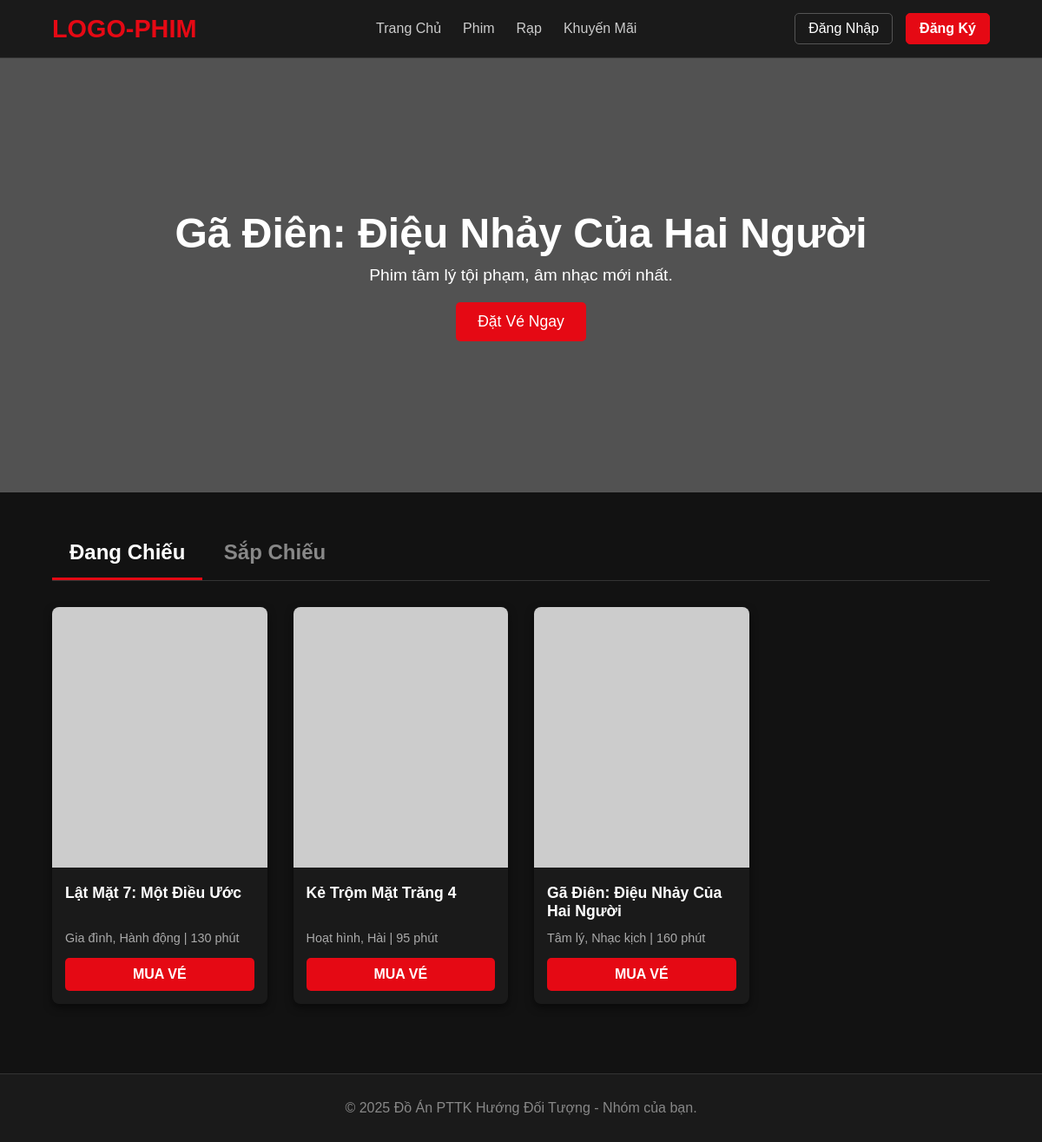
The page / on the database its author committed.
### tables this page shows
CREATE TABLE `phim` (
  `Id` int(11) NOT NULL,
  `TenPhim` varchar(255) NOT NULL,
  `MoTa` text DEFAULT NULL,
  `TheLoai` varchar(100) DEFAULT NULL,
  `ThoiLuong` int(11) DEFAULT NULL,
  `NgayKhoiChieu` date DEFAULT NULL,
  `PosterUrl` varchar(255) DEFAULT NULL,
  `XepHang` varchar(10) DEFAULT NULL
);

### BACKEND/Database.php (called while the page is built, shortened)
<?php
class Database {
    private $host = "localhost";
    private $db_name = "bookingfilm";
    private $username = "root";
    private $password = "";
    public function getConnection() {
        $this->conn = null;
        try {
            $this->conn = new mysqli($this->host, $this->username, $this->password, $this->db_name);
            $this->conn->set_charset("utf8mb4");
        } catch(Exception $e) {
            echo "Lỗi kết nối CSDL: " . $e->getMessage();
        }
        return $this->conn;
    }
}
?>

### BACKEND/DAO/PhimDAO.php (called while the page is built, shortened)
<?php
include_once __DIR__ . '/../Database.php';
include_once __DIR__ . '/../DTO/Phim.php';
class PhimDAO {
    private $db;
    public function __construct() {
        $this->db = (new Database())->getConnection();
    }
    public function getPhimDangChieu() {
        $sql = "SELECT * FROM Phim WHERE NgayKhoiChieu <= CURDATE()";
        $result = $this->db->query($sql);
        $phimList = [];
        if ($result->num_rows > 0) {
            while($row = $result->fetch_assoc()) {
                $phim = new Phim();
                $phim->setId($row['Id']);
                $phim->setTenPhim($row['TenPhim']);
                $phim->setPosterUrl($row['PosterUrl']);
                $phim->setTheLoai($row['TheLoai']);
                $phim->setThoiLuong($row['ThoiLuong']);
                $phimList[] = $phim;
            }
        }
        return $phimList;
    }
    public function getPhimSapChieu() {
        $this->db = (new Database())->getConnection();
        $sql = "SELECT * FROM Phim WHERE NgayKhoiChieu > CURDATE()";
        $result = $this->db->query($sql);
        $phimList = [];
        if ($result->num_rows > 0) {
            while($row = $result->fetch_assoc()) {
                $phim = new Phim();
                $phim->setId($row['Id']);
                $phim->setTenPhim($row['TenPhim']);
                $phim->setPosterUrl($row['PosterUrl']);
                $phim->setTheLoai($row['TheLoai']);
                $phim->setThoiLuong($row['ThoiLuong']);
                $phimList[] = $phim;
            }
        }
        return $phimList;
    }
}
?>

### BACKEND/DTO/Phim.php (called while the page is built, shortened)
<?php
class Phim {
    private $Id;
    private $TenPhim;
    private $TheLoai;
    private $ThoiLuong;
    private $PosterUrl;
    public function getId() { return $this->Id; }
    public function getTenPhim() { return $this->TenPhim; }
    public function getTheLoai() { return $this->TheLoai; }
    public function getThoiLuong() { return $this->ThoiLuong; }
    public function getPosterUrl() { return $this->PosterUrl; }
    public function setId($id) { $this->Id = $id; }
    public function setTenPhim($tenPhim) { $this->TenPhim = $tenPhim; }
    public function setTheLoai($theLoai) { $this->TheLoai = $theLoai; }
    public function setThoiLuong($thoiLuong) { $this->ThoiLuong = $thoiLuong; }
    public function setPosterUrl($url) { $this->PosterUrl = $url; }
}
?>

### index.php (the view, shortened to what this page needs)
<?php
include 'TEMPLATES/header.php';
include_once __DIR__ . '/BACKEND/DAO/PhimDAO.php';
$phimDAO = new PhimDAO();
$list_dang_chieu = $phimDAO->getPhimDangChieu();
?>
<section class="hero-banner">
    <h1>Gã Điên: Điệu Nhảy Của Hai Người</h1>
    <p>Phim tâm lý tội phạm, âm nhạc mới nhất.</p>
    <a href="USER/movie-details.php?id=3" class="btn-primary">Đặt Vé Ngay</a>
</section>
<main class="movie-section container">
    <div class="movie-tabs">
        <button class="tab-btn active" data-target="#grid-dang-chieu">Đang Chiếu</button>
        <button class="tab-btn" data-target="#grid-sap-chieu">Sắp Chiếu</button>
    </div>
    <div class="movie-grid" id="grid-dang-chieu">
        <?php
        if (count($list_dang_chieu) > 0) {
            foreach($list_dang_chieu as $phim) {
                echo '<div class="movie-card">';
                echo '    <img class="poster" src="' . htmlspecialchars($phim->getPosterUrl()) . '" alt="Poster Phim">';
                echo '    <div class="movie-info">';
                echo '        <h3>' . htmlspecialchars($phim->getTenPhim()) . '</h3>';
                echo '        <p>' . htmlspecialchars($phim->getTheLoai()) . ' | ' . $phim->getThoiLuong() . ' phút</p>';
                echo '        <a href="USER/movie-details.php?id=' . $phim->getId() . '" class="btn-buy">MUA VÉ</a>';
                echo '    </div>';
                echo '</div>';
            }
        } else {
            echo "<p>Chưa có phim đang chiếu.</p>";
        }
        ?>
    </div>
</main>
<?php
include 'TEMPLATES/footer.php';
?>

### TEMPLATES/header.php (style rules this page uses)
* { box-sizing: border-box; margin: 0; padding: 0; }
body { font-family: Arial, sans-serif; background-color: #121212; color: #ffffff; min-height: 100vh; display: flex; flex-direction: column; }
.container { width: 90%; max-width: 1200px; margin: 0 auto; }
main, .main-content { flex-grow: 1; }

### index.php (style rules this page uses)
.container { width: 90%; max-width: 1200px; margin: 0 auto; }
.hero-banner { height: 500px; background: linear-gradient(rgba(0,0,0,0.6), rgba(0,0,0,0.6)), url('https://via.placeholder.com/1500x500.png?text=Phim+Bom+Tan') center center/cover; display: flex; flex-direction: column; justify-content: center; align-items: center; text-align: center; padding: 20px; }
.hero-banner h1 { font-size: 3rem; margin-bottom: 10px; }
.hero-banner p { font-size: 1.2rem; margin-bottom: 20px; }
.hero-banner .btn-primary { background-color: #e50914; color: white; padding: 12px 25px; text-decoration: none; font-size: 1.1rem; border-radius: 5px; transition: background-color 0.3s; }
.movie-section { padding: 40px 0; }
.movie-tabs { margin-bottom: 30px; border-bottom: 1px solid #333; }
.tab-btn { background-color: transparent; border: none; color: #888; font-size: 1.5rem; font-weight: bold; padding: 15px 20px; cursor: pointer; transition: color 0.3s, border-bottom 0.3s; border-bottom: 3px solid transparent; }
.tab-btn.active { color: #ffffff; border-bottom-color: #e50914; }
.movie-grid { display: grid; grid-template-columns: repeat(auto-fill, minmax(200px, 1fr)); gap: 30px; }
.movie-card { background-color: #1a1a1a; border-radius: 8px; overflow: hidden; box-shadow: 0 4px 10px rgba(0, 0, 0, 0.5); transition: transform 0.3s, box-shadow 0.3s; }
.movie-card img.poster { width: 100%; height: 300px; object-fit: cover; }
.movie-card .movie-info { padding: 15px; }
.movie-card h3 { font-size: 1.1rem; margin-bottom: 10px; display: -webkit-box; -webkit-line-clamp: 2; -webkit-box-orient: vertical; overflow: hidden; height: 44px; }
.movie-card p { font-size: 0.9rem; color: #aaa; margin-bottom: 15px; }
.movie-card .btn-buy { display: block; width: 100%; padding: 10px; background-color: #e50914; color: #ffffff; text-align: center; text-decoration: none; border-radius: 5px; font-weight: bold; transition: background-color 0.3s; }

### rows shown on the page
phim: TenPhim "Lật Mặt 7: Một Điều Ước", TheLoai "Gia đình, Hành động", ThoiLuong "130"
phim: TenPhim "Kẻ Trộm Mặt Trăng 4", TheLoai "Hoạt hình, Hài", ThoiLuong "95"
phim: TenPhim "Gã Điên: Điệu Nhảy Của Hai Người", TheLoai "Tâm lý, Nhạc kịch", ThoiLuong "160"
